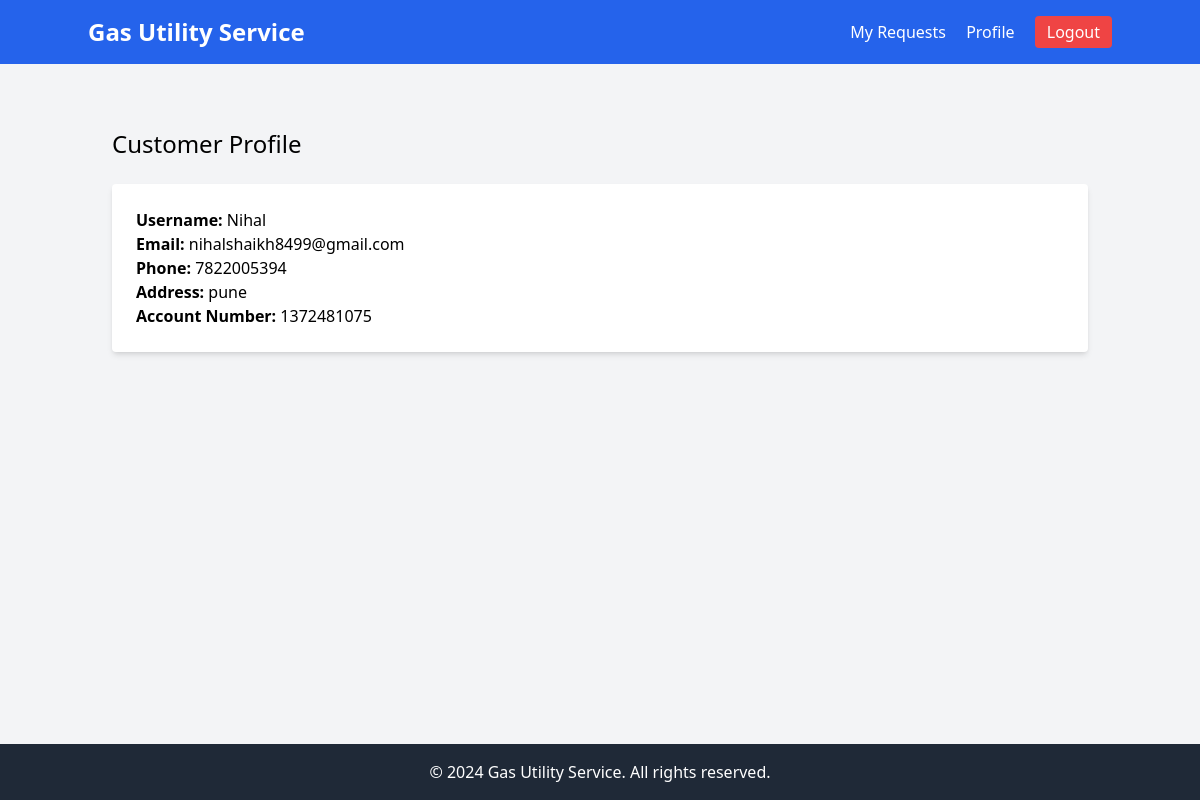
Screenshot of /accounts/profile/ (signed in) with the database file from the repository.
### accounts/models.py (models this page shows)
class Customer(AbstractUser):
    phone_number = models.CharField(max_length=15, blank=True)
    address = models.TextField(blank=True)
    account_number = models.CharField(max_length=20, unique=True)

### accounts/views.py (the view)
# urls.py: path('profile/', views.ProfileView.as_view(), name='profile'),
class ProfileView(LoginRequiredMixin, View):
    def get(self, request, *args, **kwargs):
        return render(request, 'accounts/profile.html', {'user': request.user})

### accounts/templates/accounts/profile.html
{% extends 'base.html' %}
{% block content %}
<div class="container mx-auto mt-10">
    <h2 class="text-2xl mb-6">Customer Profile</h2>
    <div class="bg-white p-6 rounded shadow-md">
        <p><strong>Username:</strong> {{ user.username }}</p>
        <p><strong>Email:</strong> {{ user.email }}</p>
        <p><strong>Phone:</strong> {{ user.phone_number }}</p>
        <p><strong>Address:</strong> {{ user.address }}</p>
        <p><strong>Account Number:</strong> {{ user.account_number }}</p>
    </div>
</div>
{% endblock %}

### rows the page displays
Customer: username "Nihal", email "nihalshaikh8499@gmail.com", phone_number "7822005394", address "pune", account_number "1372481075"
